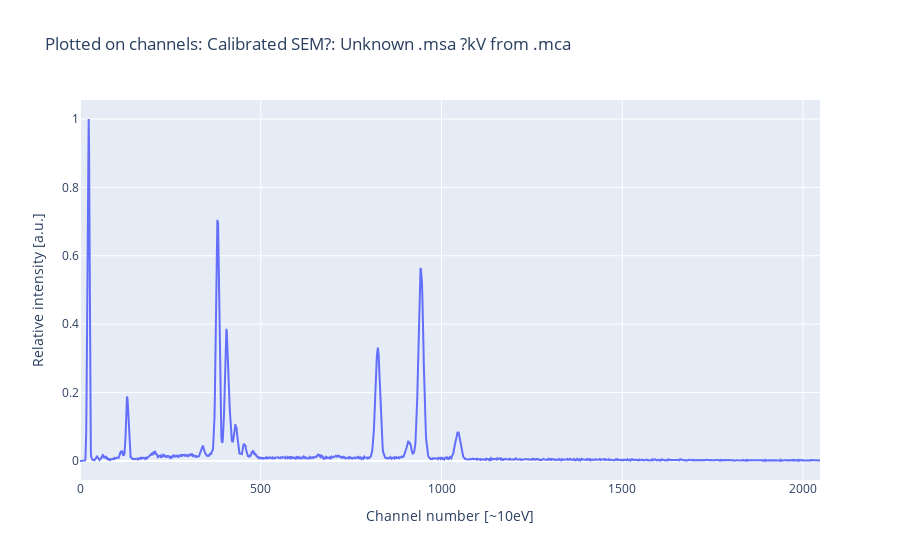
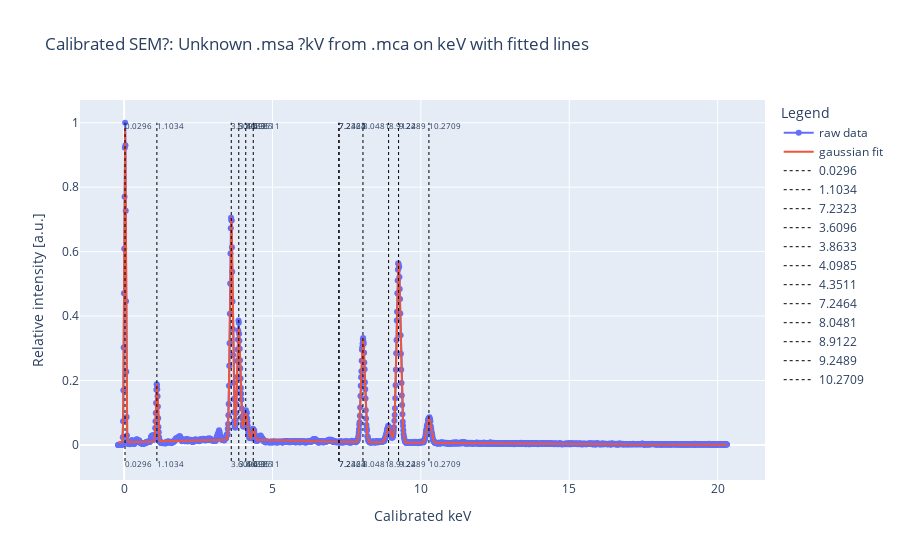

Notebook code cell kept with these figures, in order:
### Markdown cell above
### NB! The code below is not generally adapted, and works now on the file "unknown_not_calibrated.msa", calibrated from NiO-msa

### Code cell
# We could also do fitting on the new plot by copying the steps from earlier

#
# # NB! This is not generally adapted, and works now on the file "unknown_not_calibrated.msa"
#

# we want to fit on the channels
fig_unknown_plot_channels = plotly_plot(
    x=s_unknown_msa["channel"],
    y_named=[s_unknown_msa["intensity"], "x calibrated with Ga_Ka and Ga_La"],
    title=f"Plotted on channels: Calibrated {s_unknown_msa['plot_title']}",
)
fig_unknown_plot_channels.show()


# noted down the peaks in channel numbers
s_unknown_msa["peaks_channel"] = [
    24,
    130,
    340,
    380,
    405,
    430,
    455,
    480,
    824,
    908,
    942,
    1047,
]


# do the fitting as we did earlier
fit_vals = fit_n_peaks_to_gaussian(
    x=s_unknown_msa["channel"],
    y=s_unknown_msa["intensity"],
    guessed_peaks=s_unknown_msa["peaks_channel"],
)
s_unknown_msa["fit_params"] = fit_vals[0]
s_unknown_msa["fit_cov"] = fit_vals[1]
s_unknown_msa["peaks_channel"] = s_unknown_msa["fit_params"][1::3]
s_unknown_msa["intensity_fit"] = n_gaussians(s_unknown_msa["channel"], *fit_vals[0])

print(f'Fitted peaks at: {s_unknown_msa["peaks_channel"]}')

# now we scale down the fittet peaks with the dispersion and the offset
s_unknown_msa["peaks_keV_fitted"] = (
    s_unknown_msa["peaks_channel"] - s_unknown_msa["offset"]
) * s_unknown_msa["dispersion"]

print(f'Fitted peaks in keV: {s_unknown_msa["peaks_keV_fitted"]}')

#
# # NB! Because of the background, there will be some error on the fitting for some of the peaks!
#


# plotting the new spectrum with its fit and its lines in keV
fig_unknown_plot_fit = plotly_plot(
    x=s_unknown_msa["kev_calibrated"],
    y=s_unknown_msa["intensity"],
    y_fit=s_unknown_msa["intensity_fit"],
    vlines=s_unknown_msa["peaks_keV_fitted"],
    title=f"Calibrated {s_unknown_msa['plot_title']} on keV with fitted lines",
    xaxis_title="Calibrated keV",
)
fig_unknown_plot_fit.show()

### Figure 1 — Plotly figure (JSON) as saved in the notebook; plotly's stock layout.template omitted (floating-point values rounded to 4 significant figures; data arrays with more than 128 entries replaced by an {"elided": "..."} marker saying what was removed)
{"data": [{"mode": "lines", "name": "x calibrated with Ga_Ka and Ga_La", "type": "scatter", "x": {"elided": "2048 int values"}, "y": {"elided": "2048 float values"}}], "layout": {"legend": {"title": {"text": "Legend"}}, "title": {"text": "Plotted on channels: Calibrated SEM?: Unknown .msa ?kV from .mca"}, "xaxis": {"title": {"text": "Channel number [~10eV]"}}, "yaxis": {"title": {"text": "Relative intensity [a.u.]"}}}}

### Figure 2 — Plotly figure (JSON) as saved in the notebook; plotly's stock layout.template omitted (floating-point values rounded to 4 significant figures; data arrays with more than 128 entries replaced by an {"elided": "..."} marker saying what was removed)
{"data": [{"mode": "lines+markers", "name": "raw data", "textfont": {"size": 8}, "type": "scatter", "x": {"elided": "2048 float values"}, "y": {"elided": "2048 float values"}}, {"mode": "lines", "name": "gaussian fit", "textfont": {"size": 8}, "type": "scatter", "x": {"elided": "2048 float values"}, "y": {"elided": "2048 float values"}}, {"line": {"dash": "dot", "width": 1}, "marker": {"color": "black"}, "mode": "lines+text", "name": "0.0296", "text": ["0.0296", "0.0296"], "textfont": {"size": 8}, "textposition": "bottom right", "type": "scatter", "x": [0.02963, 0.02963], "y": [-0.05, 1]}, {"line": {"dash": "dot", "width": 1}, "marker": {"color": "black"}, "mode": "lines+text", "name": "1.1034", "text": ["1.1034", "1.1034"], "textfont": {"size": 8}, "textposition": "bottom right", "type": "scatter", "x": [1.103, 1.103], "y": [-0.05, 1]}, {"line": {"dash": "dot", "width": 1}, "marker": {"color": "black"}, "mode": "lines+text", "name": "7.2323", "text": ["7.2323", "7.2323"], "textfont": {"size": 8}, "textposition": "bottom right", "type": "scatter", "x": [7.232, 7.232], "y": [-0.05, 1]}, {"line": {"dash": "dot", "width": 1}, "marker": {"color": "black"}, "mode": "lines+text", "name": "3.6096", "text": ["3.6096", "3.6096"], "textfont": {"size": 8}, "textposition": "bottom right", "type": "scatter", "x": [3.61, 3.61], "y": [-0.05, 1]}, {"line": {"dash": "dot", "width": 1}, "marker": {"color": "black"}, "mode": "lines+text", "name": "3.8633", "text": ["3.8633", "3.8633"], "textfont": {"size": 8}, "textposition": "bottom right", "type": "scatter", "x": [3.863, 3.863], "y": [-0.05, 1]}, {"line": {"dash": "dot", "width": 1}, "marker": {"color": "black"}, "mode": "lines+text", "name": "4.0985", "text": ["4.0985", "4.0985"], "textfont": {"size": 8}, "textposition": "bottom right", "type": "scatter", "x": [4.099, 4.099], "y": [-0.05, 1]}, {"line": {"dash": "dot", "width": 1}, "marker": {"color": "black"}, "mode": "lines+text", "name": "4.3511", "text": ["4.3511", "4.3511"], "textfont": {"size": 8}, "textposition": "bottom right", "type": "scatter", "x": [4.351, 4.351], "y": [-0.05, 1]}, {"line": {"dash": "dot", "width": 1}, "marker": {"color": "black"}, "mode": "lines+text", "name": "7.2464", "text": ["7.2464", "7.2464"], "textfont": {"size": 8}, "textposition": "bottom right", "type": "scatter", "x": [7.246, 7.246], "y": [-0.05, 1]}, {"line": {"dash": "dot", "width": 1}, "marker": {"color": "black"}, "mode": "lines+text", "name": "8.0481", "text": ["8.0481", "8.0481"], "textfont": {"size": 8}, "textposition": "bottom right", "type": "scatter", "x": [8.048, 8.048], "y": [-0.05, 1]}, {"line": {"dash": "dot", "width": 1}, "marker": {"color": "black"}, "mode": "lines+text", "name": "8.9122", "text": ["8.9122", "8.9122"], "textfont": {"size": 8}, "textposition": "bottom right", "type": "scatter", "x": [8.912, 8.912], "y": [-0.05, 1]}, {"line": {"dash": "dot", "width": 1}, "marker": {"color": "black"}, "mode": "lines+text", "name": "9.2489", "text": ["9.2489", "9.2489"], "textfont": {"size": 8}, "textposition": "bottom right", "type": "scatter", "x": [9.249, 9.249], "y": [-0.05, 1]}, {"line": {"dash": "dot", "width": 1}, "marker": {"color": "black"}, "mode": "lines+text", "name": "10.2709", "text": ["10.2709", "10.2709"], "textfont": {"size": 8}, "textposition": "bottom right", "type": "scatter", "x": [10.27, 10.27], "y": [-0.05, 1]}], "layout": {"legend": {"title": {"text": "Legend"}}, "title": {"text": "Calibrated SEM?: Unknown .msa ?kV from .mca on keV with fitted lines"}, "xaxis": {"title": {"text": "Calibrated keV"}}, "yaxis": {"title": {"text": "Relative intensity [a.u.]"}}}}
